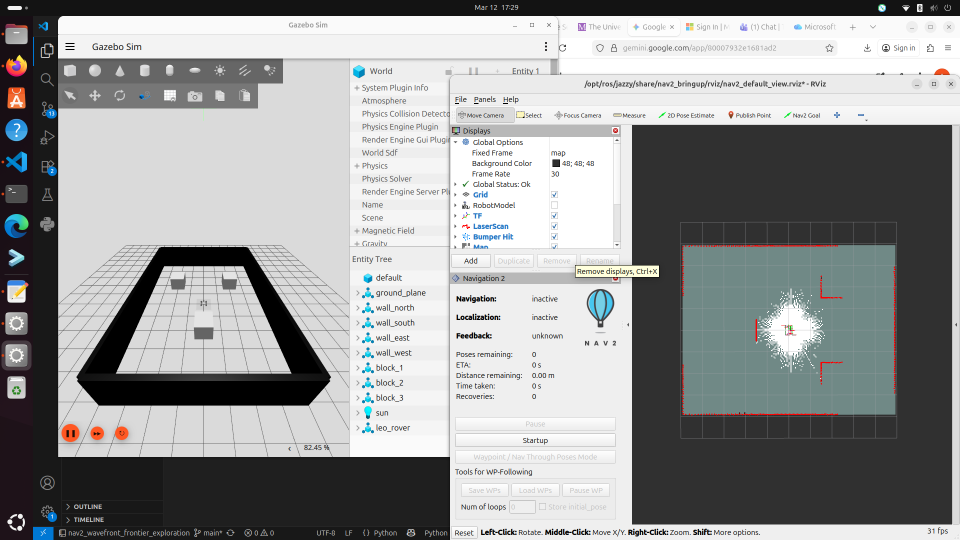
#> input picture Ans/Rviz & Gazebo test images/1.png, 1920 x 1080 px, given in place of the camera (shown at 1/2 size)
$ python real_time_distance_estimate.py
#> lines starting #> are read from the running program, lines starting #| are printed output that depends on the picture; after the words box and inside, x2 and y2 are one past the last pixel; in counts of white or black regions, pixels touching at a corner belong together
"""
Real-Time Color Box Distance Estimator
======================================
Author: Picklerick313
Date: 2025-10-27
Version: 1.0

Features:
- Multi-Space Color Segmentation (LAB + YCbCr + Chromaticity)
- Illumination-Invariant Detection
- Real-time Distance Estimation
- Kalman Filter Tracking
- Camera Calibration System
- Performance Metrics

Requirements:
pip install opencv-python numpy

Usage:
1. Run the script
2. Press 'c' to calibrate camera
3. Press 's' to save results
4. Press 'r' to reset
5. Press 'q' to quit
"""

import cv2
import numpy as np
import time
from collections import deque
import json
import os

# ============================================================================
# COLOR SEGMENTATION CLASSES
# ============================================================================

class LABColorSegmenter:
    """LAB color space segmentation - illumination invariant"""

    def __init__(self, color='red'):
#> in run, frame is the input picture: shape (1080, 1920, 3); mean B, G, R 151.9, 151.8, 150.4
        self.color_ranges = {
            'red': {
                'L': [20, 100],
                'A': [20, 127],
                'B': [-20, 80]
            },
            'blue': {
                'L': [20, 100],
                'A': [-20, 20],
                'B': [-128, -20]
            },
            'green': {
                'L': [20, 100],
                'A': [-128, -20],
                'B': [-20, 60]
            },
            'yellow': {
                'L': [50, 100],
                'A': [-20, 30],
                'B': [20, 127]
            }
        }
        self.color = color

    def segment_adaptive(self, frame):
        """Segment using A and B channels only (ignore L for max invariance)"""
        lab = cv2.cvtColor(frame, cv2.COLOR_BGR2LAB)
#> lab: shape (1080, 1920, 3); mean of channels 0, 1, 2 154.3, 127.8, 127.9
        L, A, B = cv2.split(lab)
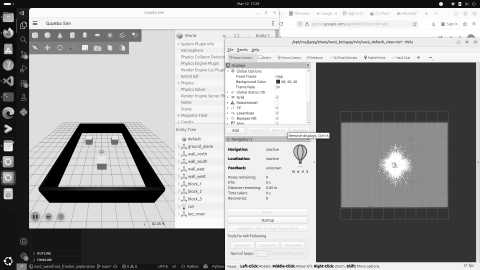
#> L: shape (1080, 1920) (shown at 1/4 size); min 0, max 255, mean 154.3
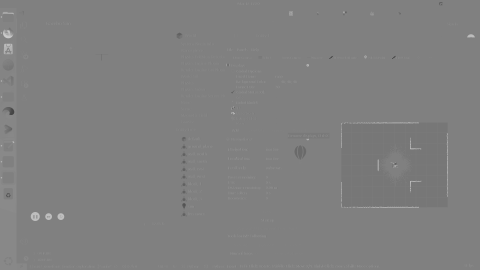
#> A: shape (1080, 1920) (shown at 1/4 size); min 42, max 213, mean 127.8

        ranges = self.color_ranges[self.color]

        # OpenCV stores LAB as L:[0,255], A/B:[0,255] with 128 offset
        mask_A = cv2.inRange(A, ranges['A'][0] + 128, ranges['A'][1] + 128)
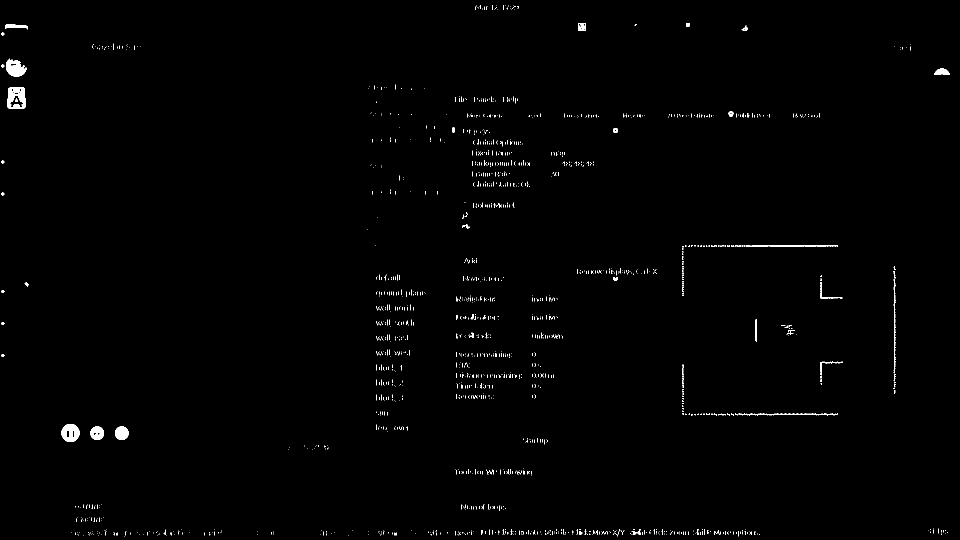
#> mask_A: shape (1080, 1920) (shown at 1/2 size); 0.71% white; 1749 white regions (1706 under 20 px), largest, box (x1, y1, x2, y2) and area: (15, 175, 51, 217) 1103, (12, 117, 53, 153) 956, (123, 848, 159, 884) 932
        mask_B = cv2.inRange(B, ranges['B'][0] + 128, ranges['B'][1] + 128)
#> mask_B: shape (1080, 1920); 98.9% white; 2371 black regions (2293 under 20 px), largest, box (x1, y1, x2, y2) and area: (11, 238, 55, 282) 1482, (66, 1054, 107, 1080) 1048, (9, 429, 53, 476) 1045

        mask = cv2.bitwise_and(mask_A, mask_B)
#> mask: shape (1080, 1920); 0.61% white; 1762 white regions (1721 under 20 px), largest, box (x1, y1, x2, y2) and area: (15, 175, 51, 217) 1103, (123, 848, 159, 884) 932, (12, 117, 53, 153) 706

        # Cleanup
        kernel = cv2.getStructuringElement(cv2.MORPH_ELLIPSE, (5, 5))
        mask = cv2.morphologyEx(mask, cv2.MORPH_CLOSE, kernel)
#> mask: shape (1080, 1920); 0.92% white; 847 white regions (665 under 20 px), largest, box (x1, y1, x2, y2) and area: (15, 175, 51, 217) 1268, (123, 848, 159, 884) 1036, (3, 117, 53, 153) 794
        mask = cv2.morphologyEx(mask, cv2.MORPH_OPEN, kernel)
#> mask: shape (1080, 1920); 0.47% white; 127 white regions (17 under 20 px), largest, box (x1, y1, x2, y2) and area: (15, 175, 51, 217) 1265, (123, 848, 159, 884) 1032, (10, 118, 53, 153) 731

        return mask


class YCbCrColorSegmenter:
    """YCbCr color space segmentation"""

    def __init__(self, color='red'):
        self.color_ranges = {
            'red': {
                'Cb': [0, 120],
                'Cr': [150, 255]
            },
            'blue': {
                'Cb': [140, 255],
                'Cr': [0, 120]
            },
            'green': {
                'Cb': [0, 120],
                'Cr': [0, 120]
            },
            'yellow': {
                'Cb': [0, 110],
                'Cr': [130, 170]
            }
        }
        self.color = color

    def segment(self, frame):
        """Segment using Cb and Cr channels"""
        ycbcr = cv2.cvtColor(frame, cv2.COLOR_BGR2YCrCb)
#> ycbcr: shape (1080, 1920, 3); mean of channels 0, 1, 2 151.4, 127.3, 128.3
        Y, Cr, Cb = cv2.split(ycbcr)

        ranges = self.color_ranges[self.color]

        mask_Cb = cv2.inRange(Cb, ranges['Cb'][0], ranges['Cb'][1])
#> mask_Cb: shape (1080, 1920); 1.4% white; 2263 white regions (2094 under 20 px), largest, box (x1, y1, x2, y2) and area: (1151, 531, 1318, 554) 3383, (15, 175, 51, 217) 1289, (123, 848, 159, 884) 982
        mask_Cr = cv2.inRange(Cr, ranges['Cr'][0], ranges['Cr'][1])
#> mask_Cr: shape (1080, 1920); 0.86% white; 2215 white regions (2169 under 20 px), largest, box (x1, y1, x2, y2) and area: (15, 175, 51, 217) 1126, (12, 113, 54, 153) 1121, (123, 848, 159, 884) 940

        mask = cv2.bitwise_and(mask_Cb, mask_Cr)
#> mask: shape (1080, 1920); 0.81% white; 2339 white regions (2295 under 20 px), largest, box (x1, y1, x2, y2) and area: (15, 175, 51, 217) 1126, (123, 848, 159, 884) 940, (12, 113, 54, 150) 862

        kernel = cv2.getStructuringElement(cv2.MORPH_RECT, (5, 5))
        mask = cv2.morphologyEx(mask, cv2.MORPH_CLOSE, kernel)
#> mask: shape (1080, 1920); 1.7% white; 492 white regions (239 under 20 px), largest, box (x1, y1, x2, y2) and area: (15, 175, 51, 217) 1340, (1364, 490, 1676, 592) 1114, (1364, 729, 1676, 831) 1105
        mask = cv2.morphologyEx(mask, cv2.MORPH_OPEN, kernel)
#> mask: shape (1080, 1920); 1.1% white; 228 white regions, largest, box (x1, y1, x2, y2) and area: (15, 175, 51, 217) 1340, (123, 848, 159, 884) 1044, (12, 113, 54, 150) 867

        return mask


class ChromaticitySegmenter:
    """Normalized RGB (Chromaticity) segmentation"""

    def __init__(self, color='red'):
        self.color_ranges = {
            'red': {
                'r': [0.35, 0.6],
                'g': [0.2, 0.4]
            },
            'blue': {
                'r': [0.15, 0.35],
                'g': [0.15, 0.35]
            },
            'green': {
                'r': [0.15, 0.35],
                'g': [0.35, 0.6]
            },
            'yellow': {
                'r': [0.35, 0.5],
                'g': [0.35, 0.5]
            }
        }
        self.color = color

    def segment(self, frame):
        """Segment using normalized RGB"""
        frame_float = frame.astype(np.float32)
        B, G, R = cv2.split(frame_float)
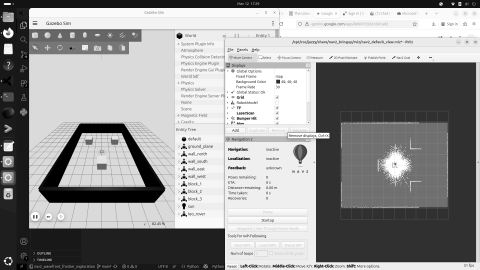
#> R: shape (1080, 1920) float32 (shown at 1/4 size); min 0, max 255, mean 150.4

        sum_rgb = R + G + B + 1e-6

        r = R / sum_rgb
        g = G / sum_rgb
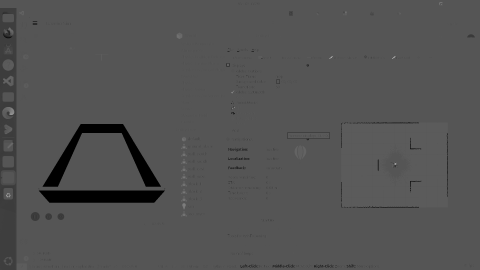
#> g: shape (1080, 1920) float32 (shown at 1/4 size); min 0, max 1, mean 0.324

        ranges = self.color_ranges[self.color]

        r_scaled = (r * 255).astype(np.uint8)
        g_scaled = (g * 255).astype(np.uint8)

        mask_r = cv2.inRange(r_scaled,
                            int(ranges['r'][0] * 255),
                            int(ranges['r'][1] * 255))
#> mask_r: shape (1080, 1920); 3.5% white; 2347 white regions (2208 under 20 px), largest, box (x1, y1, x2, y2) and area: (0, 32, 66, 1080) 51232, (1151, 531, 1318, 554) 3219, (1034, 224, 1048, 235) 151
        mask_g = cv2.inRange(g_scaled,
                            int(ranges['g'][0] * 255),
                            int(ranges['g'][1] * 255))
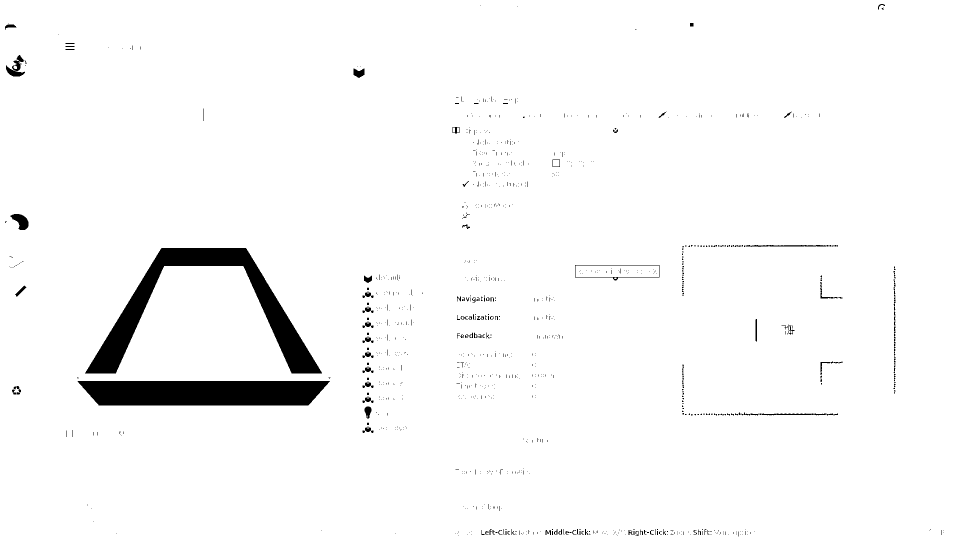
#> mask_g: shape (1080, 1920) (shown at 1/2 size); 97.1% white; 1193 black regions (1082 under 20 px), largest, box (x1, y1, x2, y2) and area: (170, 496, 644, 747) 25962, (155, 762, 660, 811) 22664, (12, 110, 50, 153) 680

        mask = cv2.bitwise_and(mask_r, mask_g)
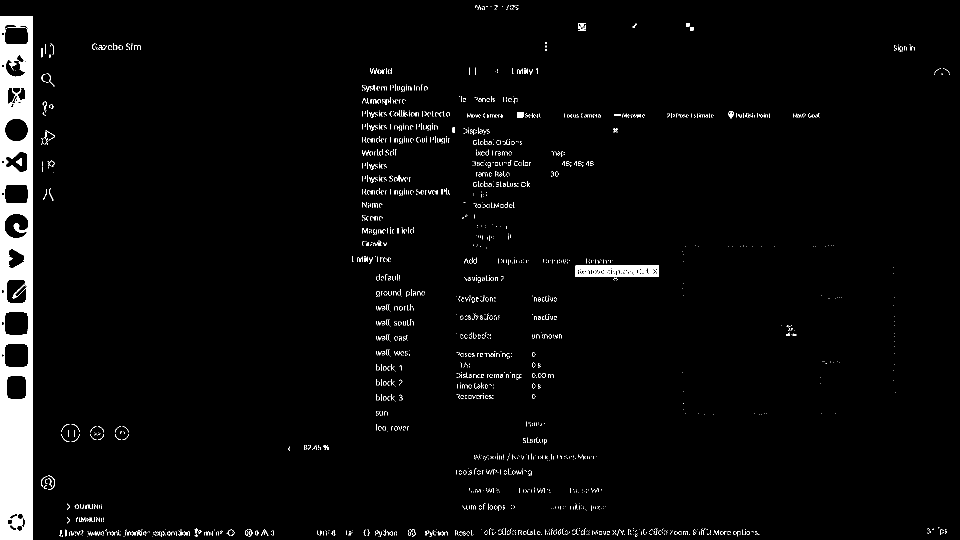
#> mask: shape (1080, 1920) (shown at 1/2 size); 3.4% white; 2352 white regions (2246 under 20 px), largest, box (x1, y1, x2, y2) and area: (0, 32, 66, 1080) 50706, (1151, 531, 1318, 554) 3182, (1034, 224, 1048, 235) 151

        kernel = cv2.getStructuringElement(cv2.MORPH_ELLIPSE, (5, 5))
        mask = cv2.morphologyEx(mask, cv2.MORPH_CLOSE, kernel)
#> mask: shape (1080, 1920); 4.4% white; 679 white regions (393 under 20 px), largest, box (x1, y1, x2, y2) and area: (0, 32, 66, 1080) 51410, (1151, 530, 1318, 561) 3895, (307, 1059, 380, 1074) 454
        mask = cv2.morphologyEx(mask, cv2.MORPH_OPEN, kernel)
#> mask: shape (1080, 1920); 3.8% white; 258 white regions (19 under 20 px), largest, box (x1, y1, x2, y2) and area: (0, 32, 66, 1080) 51066, (1151, 530, 1318, 560) 3875, (933, 258, 979, 268) 311
#> (the rest of the program and of its run is left out)
